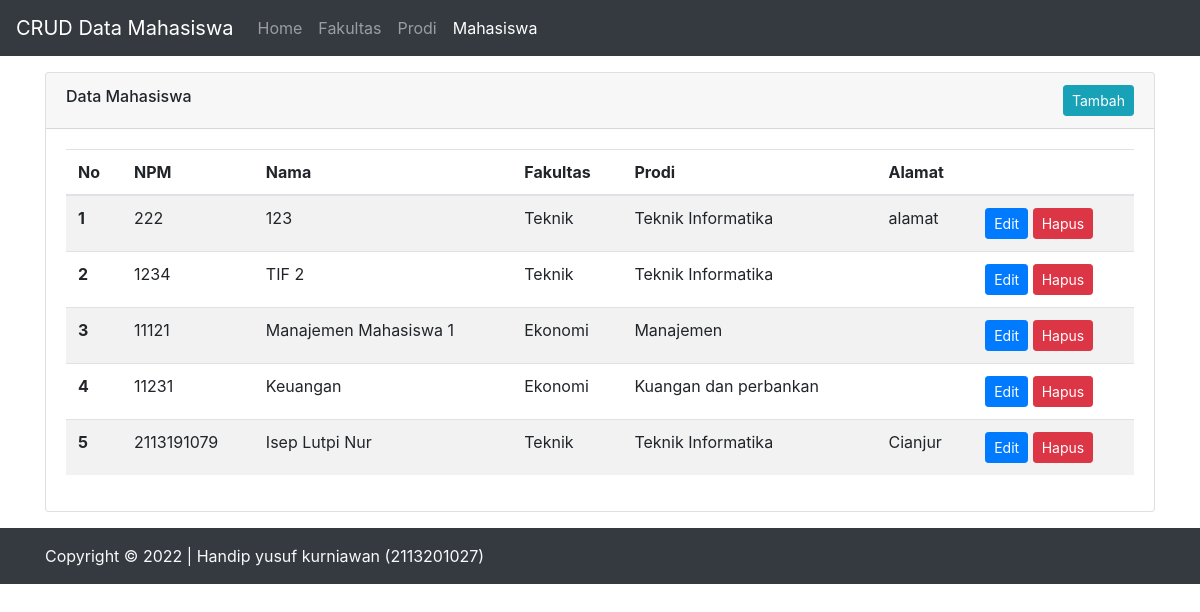
The app's page /mahasiswa.php (signed in), older data.
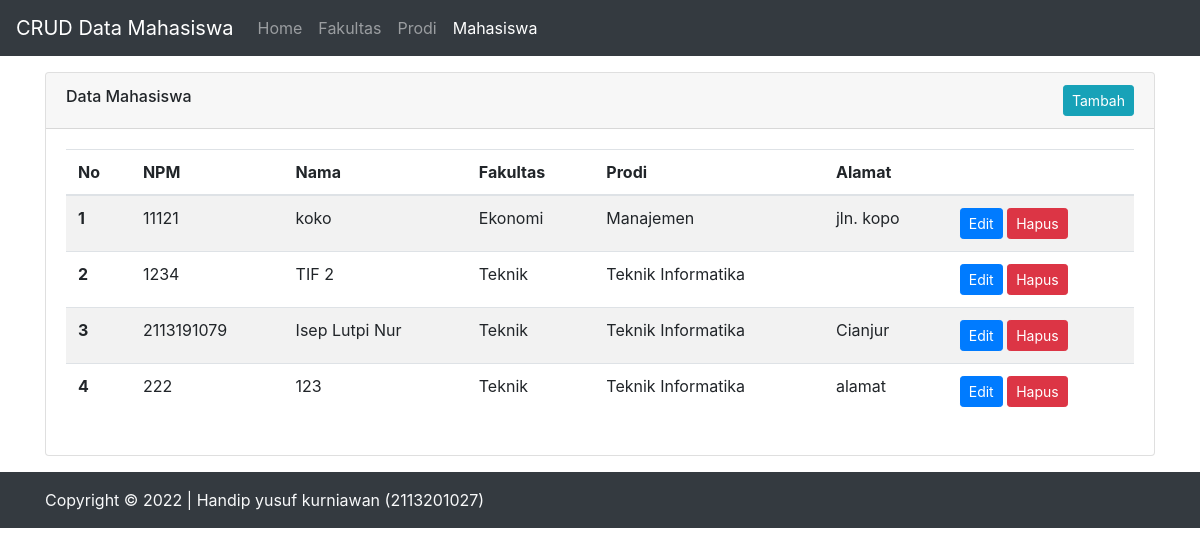
The same page, newer data.
### tables this page shows
CREATE TABLE `mahasiswa` (
  `npm` varchar(255) NOT NULL,
  `prodi_id` int(11) NOT NULL,
  `nama` varchar(255) NOT NULL,
  `alamat` text NOT NULL
);

CREATE TABLE `fakultas` (
  `id` int(11) NOT NULL,
  `nama` varchar(255) NOT NULL,
  `deskripsi` text NOT NULL
);

CREATE TABLE `prodi` (
  `id` int(11) NOT NULL,
  `fakultas_id` int(11) NOT NULL,
  `nama` varchar(255) NOT NULL,
  `deskripsi` text NOT NULL
);

### mahasiswa.php (the view, shortened to what this page needs)
<?php
require './config/koneksi.php';
?>
<html lang="id">
<head>
  <link rel="stylesheet" href="./bootstrap/css/bootstrap.min.css">
</head>
<body>
  <nav class="navbar navbar-expand-lg navbar-dark bg-dark">
    <a class="navbar-brand" href="#">CRUD Data Mahasiswa</a>
    <div class="collapse navbar-collapse" id="navbarSupportedContent">
      <ul class="navbar-nav mr-auto">
        <li class="nav-item">
          <a class="nav-link" href="./index.php">Home</a>
        </li>
        <li class="nav-item">
          <a class="nav-link" href="./fakultas.php">Fakultas</a>
        </li>
        <li class="nav-item">
          <a class="nav-link" href="./prodi.php">Prodi</a>
        </li>
        <li class="nav-item">
          <a class="nav-link active" href="./mahasiswa.php">Mahasiswa</a>
        </li>
      </ul>
    </div>
  </nav>
  <main class="container">
    <div class="card shadow mt-3">
      <div class="card-header">
        <div class="d-flex justify-content-between align-items-center">
          <label class="h6">Data Mahasiswa</label>
          <a href="./mahasiswa-form.php" class="btn btn-sm btn-info">Tambah</a>
        </div>
      </div>
      <div class="card-body">
        <table class="table table-responsive-md table-striped table-hover">
          <thead>
            <tr>
              <th scope="col">No</th>
              <th scope="col">NPM</th>
              <th scope="col">Nama</th>
              <th scope="col">Fakultas</th>
              <th scope="col">Prodi</th>
              <th scope="col">Alamat</th>
              <th scope="col"></th>
            </tr>
          </thead>
          <tbody>
            <?php
            $query = "SELECT
                          mhs.*,
                          pr.nama AS prodi,
                          fk.nama AS fakultas
                      FROM
                          mahasiswa AS mhs
                      LEFT JOIN prodi AS pr
                      ON
                          mhs.prodi_id = pr.id
                      LEFT JOIN fakultas AS fk
                      ON
                          pr.fakultas_id = fk.id
            ";
            $result = mysqli_query($conn, $query);
            $counter = 0;
            while ($row = mysqli_fetch_assoc($result)) {
              $counter++;
              $row = (object)$row;
              $btn_edit =  '<a href="./mahasiswa-form.php?edit=' . $row->npm . '" class="btn btn-sm btn-primary">Edit</a>';
              $btn_delete =  '<a href="./mahasiswa.php?delete=' . $row->npm . '" onclick="return confirm(\'Apakah anda yakin?\')" class="btn btn-sm btn-danger">Hapus</a>';
              echo "<tr>
              <th>$counter</th>
              <td>{$row->npm}</td>
              <td>{$row->nama}</td>
              <td>{$row->fakultas}</td>
              <td>{$row->prodi}</td>
              <td>{$row->alamat}</td>
              <td>$btn_edit  $btn_delete</td>
            </tr>";
            }
            ?>
          </tbody>
        </table>
      </div>
    </div>
  </main>
  <div class="footer bg-dark text-light py-3 mt-3">
    <div class="container">
      <p class="m-0">Copyright &copy 2022 | Handip yusuf kurniawan (2113201027)</p>
    </div>
  </div>
</body>
</html>

Row changes from the older to the newer data that the page shows:
removed mahasiswa: npm "11231", nama "Keuangan", fakultas.nama "Ekonomi", prodi.nama "Kuangan dan perbankan"
changed mahasiswa "Ekonomi": nama "Manajemen Mahasiswa 1" → "koko"; alamat (not shown) → "jln. kopo"; moves up the list
changed mahasiswa "TIF 2": moves down the list
changed mahasiswa "Isep Lutpi Nur": moves up the list
